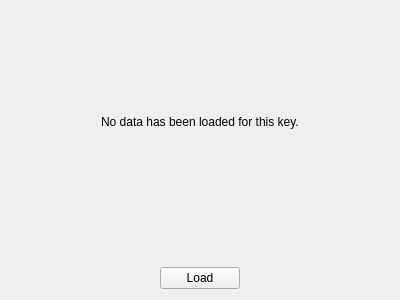
<?xml version="1.0" encoding="UTF-8"?>
<ui version="4.0">
 <class>Form</class>
 <widget class="QWidget" name="Form">
  <property name="geometry">
   <rect>
    <x>0</x>
    <y>0</y>
    <width>400</width>
    <height>300</height>
   </rect>
  </property>
  <property name="windowTitle">
   <string>Form</string>
  </property>
  <layout class="QVBoxLayout" name="verticalLayout">
   <item>
    <layout class="QHBoxLayout" name="horizontalLayout">
     <item>
      <spacer name="horizontalSpacer">
       <property name="orientation">
        <enum>Qt::Orientation::Horizontal</enum>
       </property>
       <property name="sizeHint" stdset="0">
        <size>
         <width>40</width>
         <height>20</height>
        </size>
       </property>
      </spacer>
     </item>
     <item>
      <widget class="QLabel" name="label">
       <property name="text">
        <string>No data has been loaded for this key.

</string>
       </property>
      </widget>
     </item>
     <item>
      <spacer name="horizontalSpacer_2">
       <property name="orientation">
        <enum>Qt::Orientation::Horizontal</enum>
       </property>
       <property name="sizeHint" stdset="0">
        <size>
         <width>40</width>
         <height>20</height>
        </size>
       </property>
      </spacer>
     </item>
    </layout>
   </item>
   <item>
    <layout class="QHBoxLayout" name="horizontalLayout_2">
     <item>
      <spacer name="horizontalSpacer_3">
       <property name="orientation">
        <enum>Qt::Orientation::Horizontal</enum>
       </property>
       <property name="sizeHint" stdset="0">
        <size>
         <width>40</width>
         <height>20</height>
        </size>
       </property>
      </spacer>
     </item>
     <item>
      <widget class="QPushButton" name="pushButton">
       <property name="text">
        <string>Load</string>
       </property>
      </widget>
     </item>
     <item>
      <spacer name="horizontalSpacer_4">
       <property name="orientation">
        <enum>Qt::Orientation::Horizontal</enum>
       </property>
       <property name="sizeHint" stdset="0">
        <size>
         <width>40</width>
         <height>20</height>
        </size>
       </property>
      </spacer>
     </item>
    </layout>
   </item>
  </layout>
 </widget>
 <resources/>
 <connections/>
</ui>
